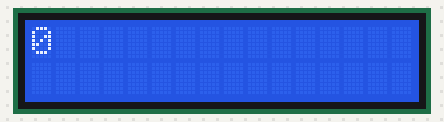
Bench run of a sketch on a simulated Arduino Uno, built with avr-gcc and run on an emulated ATmega328P. Shown: 16×2 character LCD.

Above: at 0.1 s.
At 1.1 s:
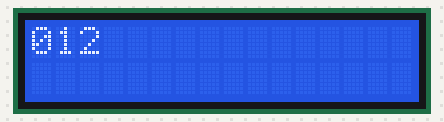
At 2.6 s:
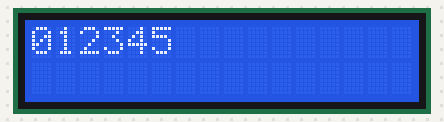
At 5.1 s:
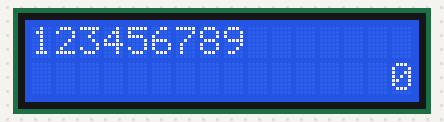
At 7.6 s:
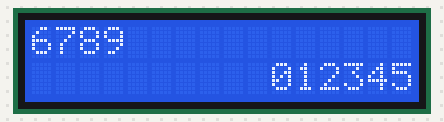
At 10.6 s:
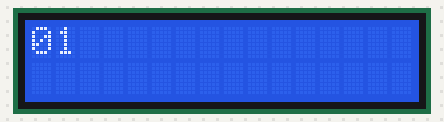

Measured:
- by itself, everything shown: repeats every 10.0 s, in 21 steps
- what the display in image 1 shows lasts 0.5 s, from 1.1 s to 1.6 s

The sketch:

Lcd_Autoscroll.ino
```cpp
/*
  LiquidCrystal Library - Autoscroll

 Demonstrates the use a 16x2 LCD display.  The LiquidCrystal
 library works with all LCD displays that are compatible with the
 Hitachi HD44780 driver. There are many of them out there, and you
 can usually tell them by the 16-pin interface.

 This sketch demonstrates the use of the autoscroll()
 and noAutoscroll() functions to make new text scroll or not.

 The circuit:
 * LCD RS pin to digital pin 12
 * LCD Enable pin to digital pin 11
 * LCD D4 pin to digital pin 4
 * LCD D5 pin to digital pin 5
 * LCD D6 pin to digital pin 6
 * LCD D7 pin to digital pin 7
 * LCD R/W pin to ground
 * 10K resistor:
 * ends to +5V and ground
 * wiper to LCD VO pin (pin 3)
*/

// include the library code:
#include <LiquidCrystal.h>

// initialize the library by associating any needed LCD interface pin
// with the arduino pin number it is connected to
const int Rs = 12, E = 11, D4 = 4, D5 = 5, D6 = 6, D7 = 7;
LiquidCrystal lcd(Rs, E, D4, D5, D6, D7);

void setup() {
  // set up the LCD's number of columns and rows:
  lcd.begin(16, 2);
}

void loop() {
  // set the cursor to (0,0):
  lcd.setCursor(0, 0);
  // print from 0 to 9:
  for (int numbers = 0; numbers < 10; numbers++) {
    lcd.print(numbers);
    delay(500);
  }

  // set the cursor to (16,1):
  lcd.setCursor(16, 1);
  // set the display to automatically scroll:
  lcd.autoscroll();
  // print from 0 to 9:
  for (int thisChar = 0; thisChar < 10; thisChar++) {
    lcd.print(thisChar);
    delay(500);
  }
  // turn off automatic scrolling
  lcd.noAutoscroll();

  // clear screen for the next loop:
  lcd.clear();
}
```
